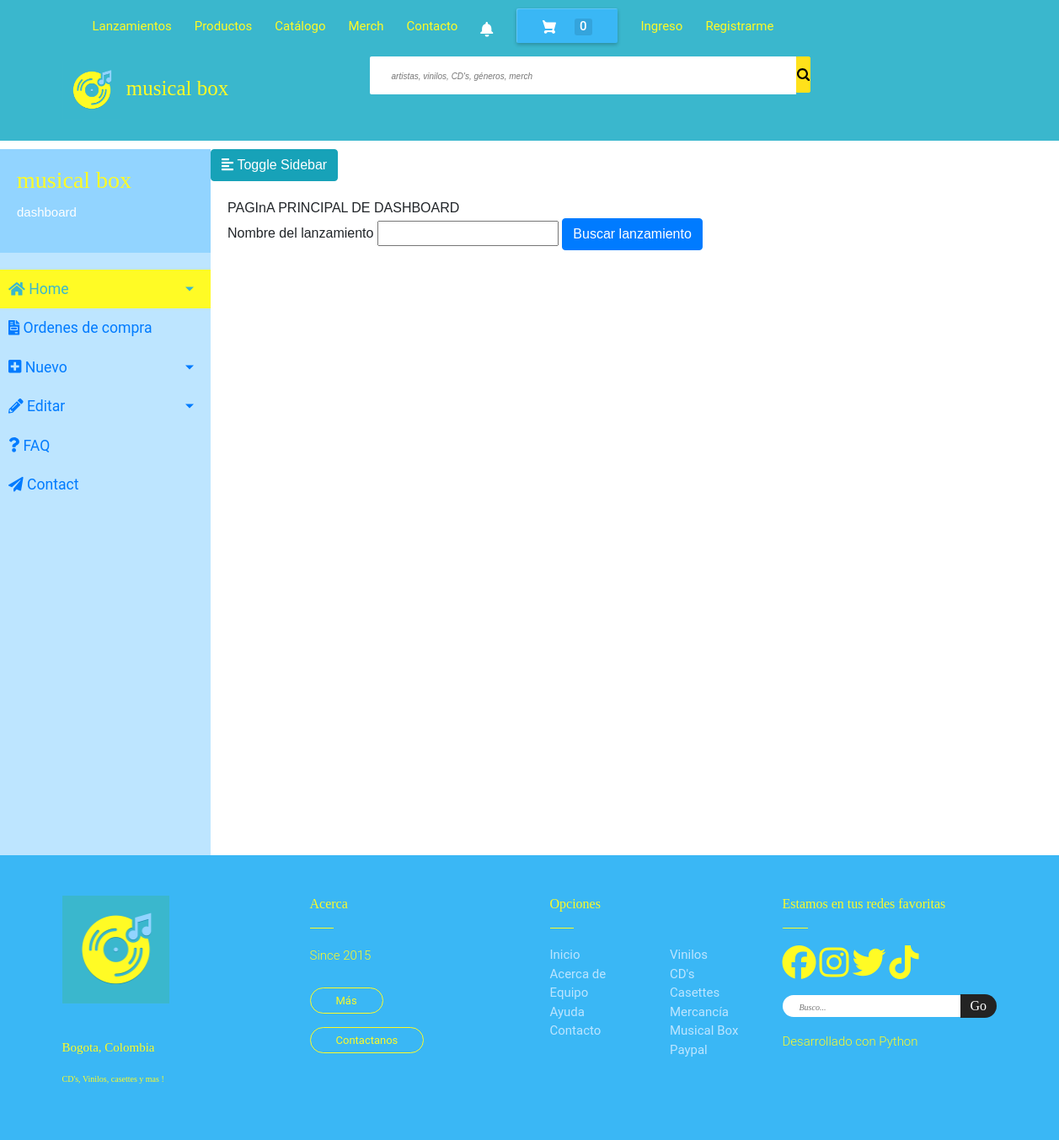
/dashboard/updaterelease_15, run on an earlier commit of the app's database.
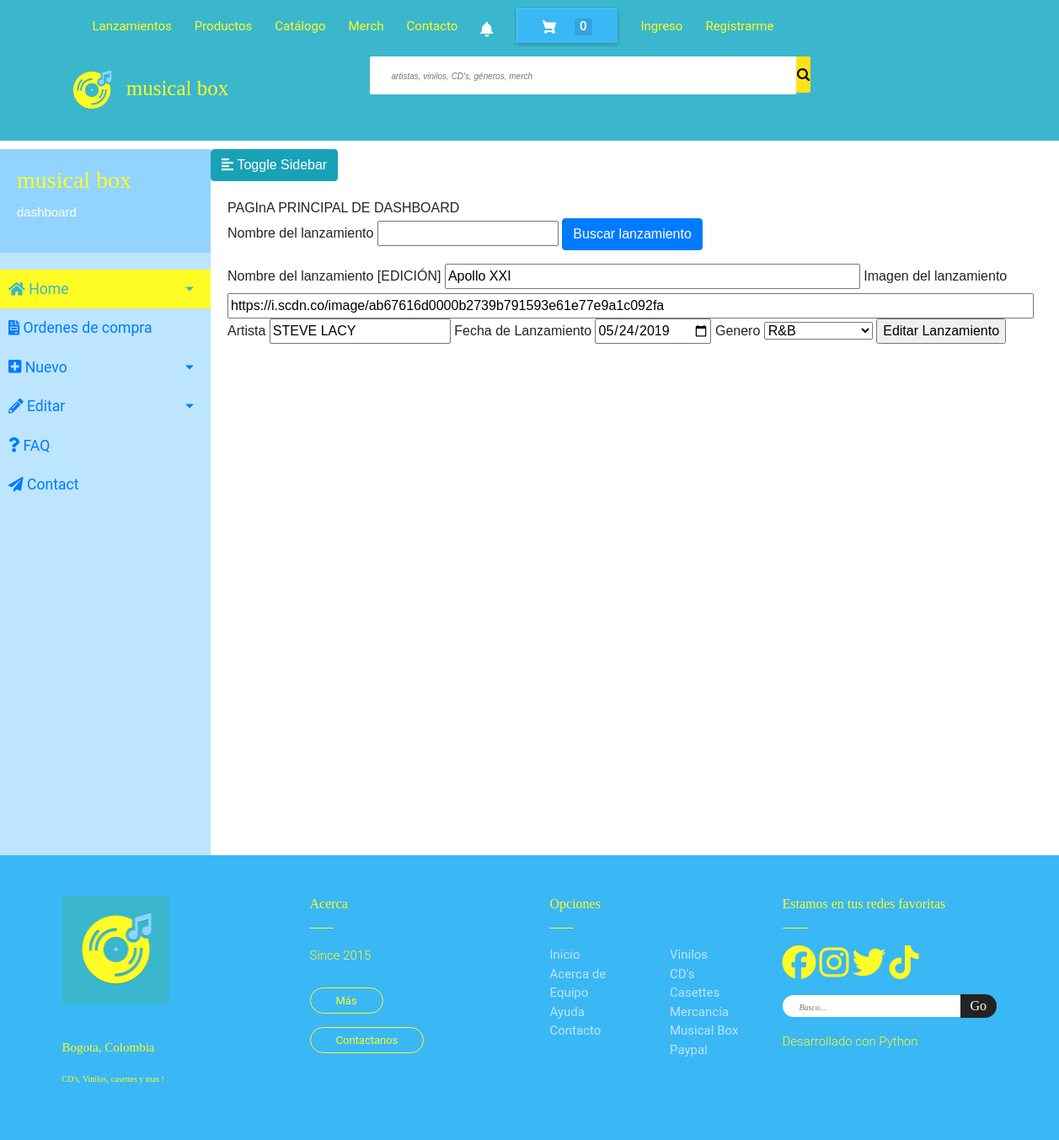
And on a later commit of the database.
### store/models.py (models this page shows)
class Lanzamiento(db.Model):
    id = db.Column(db.Integer, primary_key=True)
    n_lanzamiento = db.Column(db.String(100), nullable = False )
    f_lanzamiento = db.Column(db.Date)
    i_lanzamiento = db.Column(db.String(500))

class Lanzamiento_Artista(db.Model):
    k_artista = db.Column(db.Integer, db.ForeignKey("artista.id"), primary_key=True)
    k_lanzamiento = db.Column(db.Integer, db.ForeignKey("lanzamiento.id") ,primary_key=True)
    lanzamiento = db.relationship("Lanzamiento")
    artista = db.relationship("Artista")

class Lanzamiento_Genero(db.Model):
    k_genero = db.Column(db.String(30), db.ForeignKey("genero.k_genero"),primary_key=True)
    k_lanzamiento = db.Column(db.Integer, db.ForeignKey("lanzamiento.id"), primary_key=True)
    subgenre = db.Column(db.Boolean)
    genero = db.relationship("Genero")
    lanzamiento = db.relationship("Lanzamiento")

### store/views.py (the view, shortened to what this page needs)
@dashboard.route("/updaterelease_<string:k_lanzamiento>", methods=["GET", "POST"])
def updaterelease(k_lanzamiento):
    form_edit_release = newReleaseForm()
    lanzamiento = None
    if request.method ==  'GET':
        k_lanzamiento = int (k_lanzamiento)
        lanzamiento = get_release_by_id(k_lanzamiento)
        print(lanzamiento)
        if get_genres_by_release(k_lanzamiento):
            form_edit_release.k_genero.data = get_genres_by_release(k_lanzamiento)[0].get("k_genero")
        else:
            form_edit_release.k_genero.data = "N/A"
    return render_template("editRelease.html", form = form_edit_release, get_artist_by_release = get_artist_by_release,  lanzamiento = lanzamiento)

### templates/editRelease.html (shortened to what this page needs)
{%extends "adminDashboard.html"%}
{%block content%}
<form method="POST" action="{{url_for('dashboard.editrelease')}}">
    {{form.n_lanzamiento.label}} {{form.n_lanzamiento}}
    <input type="submit" id="buscar" class="btn btn-primary" data-toggle="modal" data-target="#exampleModal" value="Buscar lanzamiento"></form>
    {%if lanzamiento%}
    <form method="POST" action="{{url_for('dashboard.updaterelease', k_lanzamiento=lanzamiento.id)}}">
        {{ form.n_lanzamiento_edit.label }} {{ form.n_lanzamiento_edit(size=50, value=lanzamiento.n_lanzamiento) }}
        {{ form.i_lanzamiento.label }} {{ form.i_lanzamiento(size=100, value=lanzamiento.i_lanzamiento) }}
        {{form.k_artista.label}} {{form.k_artista(value=get_artist_by_release(lanzamiento.id).n_artista)}}
        {{form.f_lanzamiento.label}} {{form.f_lanzamiento(value = lanzamiento.f_lanzamiento)}}
        {{form.k_genero.label}}
        {{form.k_genero}}
        <input type="submit" value="Editar Lanzamiento">
    </form>
    {%endif%}
{%endblock%}

### templates/adminDashboard.html (shortened to what this page needs)
{%extends "base.html"%}
{%block head%}
<link rel="stylesheet" href="{{url_for('static', filename='css/sidebar.css')}}" >
<link href='https://unpkg.com/boxicons@2.0.7/css/boxicons.min.css' rel='stylesheet'>
<link rel="stylesheet" href="//cdnjs.cloudflare.com/ajax/libs/font-awesome/4.5.0/css/font-awesome.min.css">
	<link rel="stylesheet" href="//cdnjs.cloudflare.com/ajax/libs/bootstrap-select/1.12.4/css/bootstrap-select.min.css">
	<link rel="stylesheet" href="//cdnjs.cloudflare.com/ajax/libs/highlight.js/9.12.0/styles/xcode.min.css" />
<link rel="stylesheet" href="https://stackpath.bootstrapcdn.com/bootstrap/4.1.0/css/bootstrap.min.css">
    <link rel="stylesheet" href="{{ url_for('static', filename='css/navbar-style.css') }}" type="text/css">
{%endblock%}
{%block contenido%}
<div class="wrapper">
    <nav id="sidebar">
        <div class="sidebar-header">
            <h3>musical box</h3>
            <p>dashboard</p>
        </div>
        <ul class="list-unstyled components">
            <li class="active">
                <a href="#homeSubmenu" data-toggle="collapse" aria-expanded="false" class="dropdown-toggle">
                    <i class="fas fa-home"></i>
                    Home
                </a>
            </li>
            <li>
                <a href="#" id="invoices"> <i class="fas fa-file-invoice"></i> Ordenes de compra </a>
                <a href="#pageSubmenu" data-toggle="collapse" aria-expanded="false" class="dropdown-toggle">
                    <i class="fas fa-plus-square"></i>
                    Nuevo
                </a>
            </li>
            <li>
                <a href="#editar" data-toggle="collapse" aria-expanded="false" class="dropdown-toggle">
                    <i class="fas fa-pencil-alt"></i>
                    Editar
                </a>
            </li>
            <li>
                <a href="#">
                    <i class="fas fa-question"></i>
                    FAQ
                </a>
            </li>
            <li>
                <a href="#">
                    <i class="fas fa-paper-plane"></i>
                    Contact
                </a>
            </li>
        </ul>
    </nav>
    <div>
        <button type="button" id="sidebarCollapse" class="btn btn-info">
            <i class="fas fa-align-left"></i>
            <span>Toggle Sidebar</span>
        </button>
        <div id="content">
                PAGInA PRINCIPAL DE DASHBOARD
                {%block content%}{%endblock%}
        </div>
    </div>
</div>
{%endblock%}

### templates/base.html (shortened to what this page needs)
<html>
    <head>
        <link rel="stylesheet" href="https://stackpath.bootstrapcdn.com/font-awesome/4.7.0/css/font-awesome.min.css" SameSite="none Secure">
        <link rel="stylesheet" href="https://stackpath.bootstrapcdn.com/bootstrap/4.5.0/css/bootstrap.min.css" SameSite="none Secure">
        <link rel="stylesheet" href="{{ url_for('static', filename='css/navbar-style.css') }}" type="text/css">
        <link rel="stylesheet" href="http://code.jquery.com/ui/1.10.3/themes/smoothness/jquery-ui.css" />
        {%block head%}{%endblock%}
    </head>
    <body>
        <div id="flipkart-navbar">
            <div class="container">
                <div class="row row1">
                    <ul class="largenav pull-right">
                        <li class="upper-links"><a class="links" href="{{url_for('releases.home_releases')}}">Lanzamientos</a></li>
                        <li class="upper-links"><a class="links" href="https://campusbox.org/">Productos</a></li>
                        <li class="upper-links"><a class="links" href="http://clashhacks.in/">Catálogo</a></li>
                        <li class="upper-links"><a class="links" href="http://clashhacks.in/">Merch</a></li>
                        <li class="upper-links"><a class="links" href="http://clashhacks.in/">Contacto</a></li>
                        <li class="upper-links" >
                            <a class="links" >
                            </a>
                        </li>
                        <li class="upper-links" >
                            <a class="cart-button" href="{{url_for('purchase.summary')}}">
                                <span class="item-number ">{%if not purchase_cart%}
                                        0
                                    {%else%}
                                        {{purchase_cart|length}}
                                    {%endif%}
                                </span>
                            </a>
                        </li>
                        {%if not user %}
                        <li class="upper-links"><a class="links" href="{{url_for('home.login')}}">Ingreso</a></li>
                        <li class="upper-links"><a class="links" href="{{url_for('home.signup')}}">Registrarme</a></li>
                        {%endif%}
                    </ul>
                </div>
                <div class="row row2">
                    <div class="col-sm-4">
                        <a class="navbar-brand"  href="{{url_for('home.index')}}">  <img src="{{ url_for('static', filename='imgs/musicalbox.png') }}" width="70px" heigth="70px"> musical box</a>
                    </div>
                    <div class="flipkart-navbar-search smallsearch col-sm-8 col-xs-8">
                        <div class="row">
                            <input class="flipkart-navbar-input col-sm-8 col-xs-6" type="" placeholder="artistas, vinilos, CD's, géneros, merch" name="">
                            <button class="flipkart-navbar-button col-xs-3">
                            </button>
                        </div>
                    </div>
                </div>
            </div>
        </div>
        {%block contenido%}
        {%endblock%}
 <footer class="container-fluid bg-lightblue py-5">
    <div class="container">
       <div class="row">
          <div class="col-md-6">
             <div class="row">
                <div class="col-md-6 ">
                   <div class="logo-part">
                      <img src="{{ url_for('static', filename='imgs/musicalbox.png') }}" class="w-50 logo-footer" >
                      <p class="info">Bogota, Colombia </p>
                      <p class="info2">CD's, Vinilos, casettes y mas !</p>
                   </div>
                </div>
                <div class="col-md-6 px-4">
                   <h6> Acerca</h6>
                   <p>Since 2015</p>
                   <a href="#" class="btn-footer"> Más </a><br>
                   <a href="#" class="btn-footer"> Contactanos</a>
                </div>
             </div>
          </div>
          <div class="col-md-6">
             <div class="row">
                <div class="col-md-6 px-4">
                   <h6> Opciones</h6>
                   <div class="row ">
                      <div class="col-md-6">
                         <ul>
                            <li> <a href="#"> Inicio</a> </li>
                            <li> <a href="#"> Acerca de</a> </li>
                            <li> <a href="#"> Equipo</a> </li>
                            <li> <a href="#"> Ayuda</a> </li>
                            <li> <a href="#"> Contacto</a> </li>
                         </ul>
                      </div>
                      <div class="col-md-6 px-4">
                         <ul>
                            <li> <a href="#"> Vinilos</a> </li>
                            <li> <a href="#"> CD's</a> </li>
                            <li> <a href="#"> Casettes</a> </li>
                            <li> <a href="#"> Mercancía Musical Box</a> </li>
                            <li> <a href="#"> Paypal</a> </li>
                         </ul>
                      </div>
                   </div>
                </div>
                <div class="col-md-6 ">
                   <h6> Estamos en tus redes favoritas</h6>
                   <div class="social">
                      <a href="https://facebook.com/musicalboxcol/"><i class="fab fa-facebook" aria-hidden="true"></i></a>
                      <a href="https://www.instagram.com/musicalboxcol/"><i class="fab fa-instagram" aria-hidden="true"></i></a>
                      <a href="https://twitter.com/musicalboxcol"><i class="fab fa-twitter" aria-hidden="true"></i></a>
                      <a href="https://tiktok.com/@musicalboxcol"><i class="fab fa-tiktok" aria-hidden="true"></i></a>
                   </div>
                   <form class="form-footer my-3">
                      <input type="text"  placeholder="Busco..." name="search">
                      <input type="button" value="Go" >
                   </form>
                   <p>Desarrollado con Python </p>
                </div>
             </div>
          </div>
       </div>
    </div>
    </footer>
</body>
</html>

What changed in the data, as far as the page shows it:
added Lanzamiento: i_lanzamiento "https://i.scdn.co/image/ab67616d0000b2739b791593e61e77e9a1c092fa"
added Lanzamiento_Artista: k_artista "STEVE LACY"
added Lanzamiento_Genero: k_genero "R&B"
Also different on the page:
form field n_lanzamiento_edit: (not shown) → "Apollo XXI"
form field f_lanzamiento: (not shown) → "05/24/2019"
form field value: (not shown) → "Editar Lanzamiento"
text now shown: "Nombre del lanzamiento [EDICIÓN] Imagen del lanzamiento Artista Fecha de Lanzamiento Genero"
